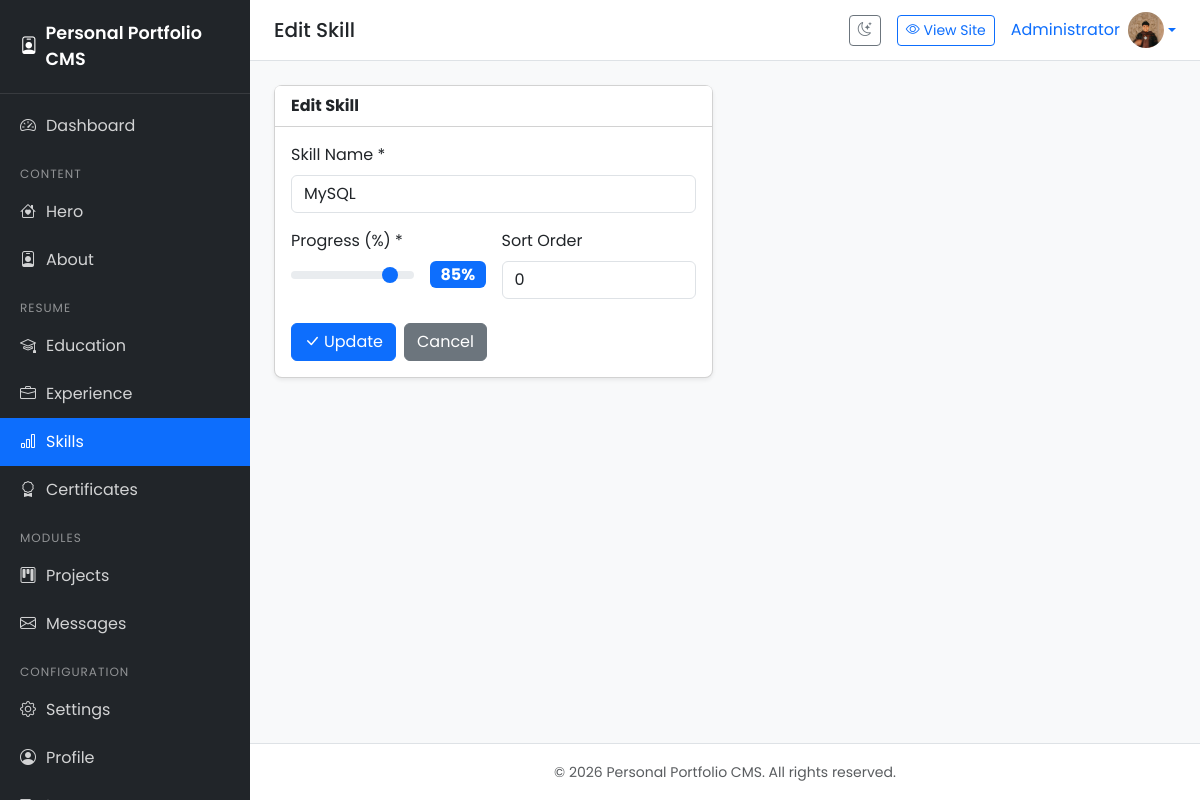
The app's page /admin/skills/edit.php?id=5 (signed in) with its own data.
### tables this page shows
CREATE TABLE `users` (
  `id` bigint(20) UNSIGNED NOT NULL,
  `name` varchar(100) NOT NULL,
  `email` varchar(150) NOT NULL,
  `password` varchar(255) NOT NULL,
  `photo` varchar(255) DEFAULT NULL,
  `created_at` timestamp NOT NULL DEFAULT current_timestamp(),
  `updated_at` timestamp NOT NULL DEFAULT current_timestamp() ON UPDATE current_timestamp()
);

CREATE TABLE `skills` (
  `id` bigint(20) UNSIGNED NOT NULL,
  `name` varchar(150) NOT NULL,
  `percentage` int(11) NOT NULL DEFAULT 0,
  `sort_order` int(11) DEFAULT 0,
  `created_at` timestamp NOT NULL DEFAULT current_timestamp(),
  `updated_at` timestamp NOT NULL DEFAULT current_timestamp() ON UPDATE current_timestamp()
);

### includes/functions.php (called while the page is built, shortened)
<?php
require_once __DIR__ . '/database.php';
function e($value): string
{
    return htmlspecialchars((string) $value, ENT_QUOTES, 'UTF-8');
}
function url(string $path = ''): string
{
    return BASE_URL . '/' . ltrim($path, '/');
}
function currentUser(): ?array
{
    $stmt = db()->prepare('SELECT id, name, email, photo FROM users WHERE id = ? LIMIT 1');
    $stmt->execute([$_SESSION['user_id']]);
    return $stmt->fetch() ?: null;
}

### includes/database.php (called while the page is built, shortened)
<?php
function db(): PDO
{
    static $pdo = null;
    if ($pdo === null) {
        $dsn = 'mysql:host=' . DB_HOST . ';dbname=' . DB_NAME . ';charset=' . DB_CHARSET;
        $options = [
            PDO::ATTR_ERRMODE            => PDO::ERRMODE_EXCEPTION,
            PDO::ATTR_DEFAULT_FETCH_MODE => PDO::FETCH_ASSOC,
            PDO::ATTR_EMULATE_PREPARES   => false,
        ];
        try {
            $pdo = new PDO($dsn, DB_USER, DB_PASS, $options);
        } catch (PDOException $e) {
            error_log('Database connection failed: ' . $e->getMessage());
            http_response_code(500);
            exit('Koneksi database gagal. Silakan periksa konfigurasi.');
        }
    }
    return $pdo;
}

### admin/skills/edit.php (the view, shortened to what this page needs)
<?php
$pageTitle = 'Edit Skill';
$activeMenu = 'skills';
$id = (int) ($_GET['id'] ?? 0);
$pdo = db();
$stmt = $pdo->prepare('SELECT * FROM skills WHERE id = ? LIMIT 1');
$stmt->execute([$id]);
$item = $stmt->fetch();
require_once __DIR__ . '/../../includes/header.php';
?>
<div class="row">
    <div class="col-lg-6">
        <div class="card">
            <div class="card-header bg-white"><strong>Edit Skill</strong></div>
            <div class="card-body">
                <form method="post" action="">
                    <div class="row g-3">
                        <div class="col-12">
                            <label class="form-label">Skill Name *</label>
                            <input type="text" name="name" class="form-control" value="<?= e($item['name']) ?>"
                                required>
                        </div>
                        <div class="col-md-6">
                            <label class="form-label">Progress (%) *</label>
                            <div class="d-flex align-items-center gap-3">
                                <input type="range" name="percentage" id="percentage" class="form-range flex-grow-1"
                                    value="<?= (int) $item['percentage'] ?>" min="0" max="100" step="5" required>
                                <span class="badge bg-primary fs-6"
                                    id="percentageValue"><?= (int) $item['percentage'] ?>%</span>
                            </div>
                        </div>
                        <div class="col-md-6">
                            <label class="form-label">Sort Order</label>
                            <input type="number" name="sort_order" class="form-control"
                                value="<?= (int) $item['sort_order'] ?>">
                        </div>
                    </div>
                    <div class="d-flex gap-2 mt-4">
                        <button type="submit" class="btn btn-primary"><i class="bi bi-check-lg me-1"></i>Update</button>
                        <a href="<?= url('admin/skills/index.php') ?>" class="btn btn-secondary">Cancel</a>
                    </div>
                </form>
            </div>
        </div>
    </div>
</div>
<?php require_once __DIR__ . '/../../includes/footer.php'; ?>

### includes/header.php (shortened to what this page needs)
<?php
$pageTitle = $pageTitle ?? 'Dashboard';
$currentUser = currentUser();
?>
<!DOCTYPE html>
<html lang="en" data-bs-theme="light">
<head>
    <link href="https://cdn.jsdelivr.net/npm/bootstrap@5.3.3/dist/css/bootstrap.min.css" rel="stylesheet">
    <link href="https://cdn.jsdelivr.net/npm/bootstrap-icons@1.11.3/font/bootstrap-icons.min.css" rel="stylesheet">
</head>
<body>
    <aside class="sidebar" id="sidebar">
        <div class="brand d-flex align-items-center gap-2">
            <i class="bi bi-person-badge"></i>
            <span><?= e(APP_NAME) ?></span>
        </div>
        <nav class="nav flex-column mt-2">
            <a class="nav-link <?= ($activeMenu ?? '') === 'dashboard' ? 'active' : '' ?>"
                href="<?= url('admin/dashboard.php') ?>">
                <i class="bi bi-speedometer2"></i> Dashboard
            </a>
            <div class="nav-section">Content</div>
            <a class="nav-link <?= ($activeMenu ?? '') === 'hero' ? 'active' : '' ?>"
                href="<?= url('admin/hero/index.php') ?>">
                <i class="bi bi-house-heart"></i> Hero
            </a>
            <a class="nav-link <?= ($activeMenu ?? '') === 'about' ? 'active' : '' ?>"
                href="<?= url('admin/about/index.php') ?>">
                <i class="bi bi-person-badge"></i> About
            </a>
            <div class="nav-section">Resume</div>
            <a class="nav-link <?= ($activeMenu ?? '') === 'education' ? 'active' : '' ?>"
                href="<?= url('admin/education/index.php') ?>">
                <i class="bi bi-mortarboard"></i> Education
            </a>
            <a class="nav-link <?= ($activeMenu ?? '') === 'experience' ? 'active' : '' ?>"
                href="<?= url('admin/experience/index.php') ?>">
                <i class="bi bi-briefcase"></i> Experience
            </a>
            <a class="nav-link <?= ($activeMenu ?? '') === 'skills' ? 'active' : '' ?>"
                href="<?= url('admin/skills/index.php') ?>">
                <i class="bi bi-bar-chart"></i> Skills
            </a>
            <a class="nav-link <?= ($activeMenu ?? '') === 'certificates' ? 'active' : '' ?>"
                href="<?= url('admin/certificates/index.php') ?>">
                <i class="bi bi-award"></i> Certificates
            </a>
            <div class="nav-section">Modules</div>
            <a class="nav-link <?= ($activeMenu ?? '') === 'projects' ? 'active' : '' ?>"
                href="<?= url('admin/projects/index.php') ?>">
                <i class="bi bi-kanban"></i> Projects
            </a>
            <a class="nav-link <?= ($activeMenu ?? '') === 'messages' ? 'active' : '' ?>"
                href="<?= url('admin/messages/index.php') ?>">
                <i class="bi bi-envelope"></i> Messages
            </a>
            <div class="nav-section">Configuration</div>
            <a class="nav-link <?= ($activeMenu ?? '') === 'settings' ? 'active' : '' ?>"
                href="<?= url('admin/settings/index.php') ?>">
                <i class="bi bi-gear"></i> Settings
            </a>
            <a class="nav-link <?= ($activeMenu ?? '') === 'profile' ? 'active' : '' ?>"
                href="<?= url('admin/profile/index.php') ?>">
                <i class="bi bi-person-circle"></i> Profile
            </a>
            <a class="nav-link" href="<?= url('admin/logout.php') ?>">
                <i class="bi bi-box-arrow-right"></i> Logout
            </a>
        </nav>
    </aside>
    <div class="main-content">
        <div class="topbar">
            <h5 class="mb-0"><?= e($pageTitle) ?></h5>
            <div class="d-flex align-items-center gap-3">
                <button class="btn btn-outline-secondary btn-sm dark-mode-toggle" id="darkModeToggle"
                    title="Toggle Dark Mode">
                    <i class="bi bi-moon-stars"></i>
                </button>
                <a href="<?= url('') ?>" class="btn btn-outline-primary btn-sm" target="_blank">
                    <i class="bi bi-eye"></i> View Site
                </a>
                <div class="dropdown">
                    <a href="#" class="d-flex align-items-center text-decoration-none dropdown-toggle"
                        data-bs-toggle="dropdown">
                        <span class="me-2"><?= e($currentUser['name'] ?? 'Admin') ?></span>
                        <img src="<?= $currentUser['photo'] ? url('uploads/profile/' . $currentUser['photo']) : 'https://ui-avatars.com/api/?name=' . urlencode($currentUser['name'] ?? 'A') . '&background=0d6efd&color=fff' ?>"
                            alt="Profile" class="rounded-circle" style="width:36px;height:36px;object-fit:cover;">
                    </a>
                </div>
            </div>
        </div>
        <div class="content">

### includes/header.php (style rules this page uses)
body { font-family: 'Poppins', sans-serif; background: #f8f9fa; }
.sidebar { width: 250px; min-height: 100vh; background: #212529; color: #fff; position: fixed; top: 0; left: 0; z-index: 1000; transition: transform .3s ease; }
.sidebar .brand { padding: 20px; font-weight: 600; font-size: 1.1rem; border-bottom: 1px solid rgba(255, 255, 255, .1); }
.sidebar .nav-link { color: rgba(255, 255, 255, .8); padding: 12px 20px; border-radius: 0; display: flex; align-items: center; gap: 10px; }
.sidebar .nav-link.active { background: #0d6efd; color: #fff; }
.sidebar .nav-section { padding: 15px 20px 5px; font-size: .75rem; text-transform: uppercase; letter-spacing: 1px; color: rgba(255, 255, 255, .5); }
.main-content { margin-left: 250px; flex: 1; display: flex; flex-direction: column; min-height: 100vh; }
.topbar { background: #fff; padding: 12px 24px; border-bottom: 1px solid #dee2e6; display: flex; align-items: center; justify-content: space-between; position: sticky; top: 0; z-index: 999; }
.content { padding: 24px; flex: 1; }
.card { border-radius: .5rem; box-shadow: 0 .125rem .25rem rgba(0, 0, 0, .075); }
.dark-mode-toggle { cursor: pointer; }

### records on screen
users: name "Administrator", photo (picture)
skills: name "MySQL", percentage "85", sort_order "0"

### other values on screen
APP_NAME "Personal Portfolio CMS"
$pageTitle "Edit Skill"
